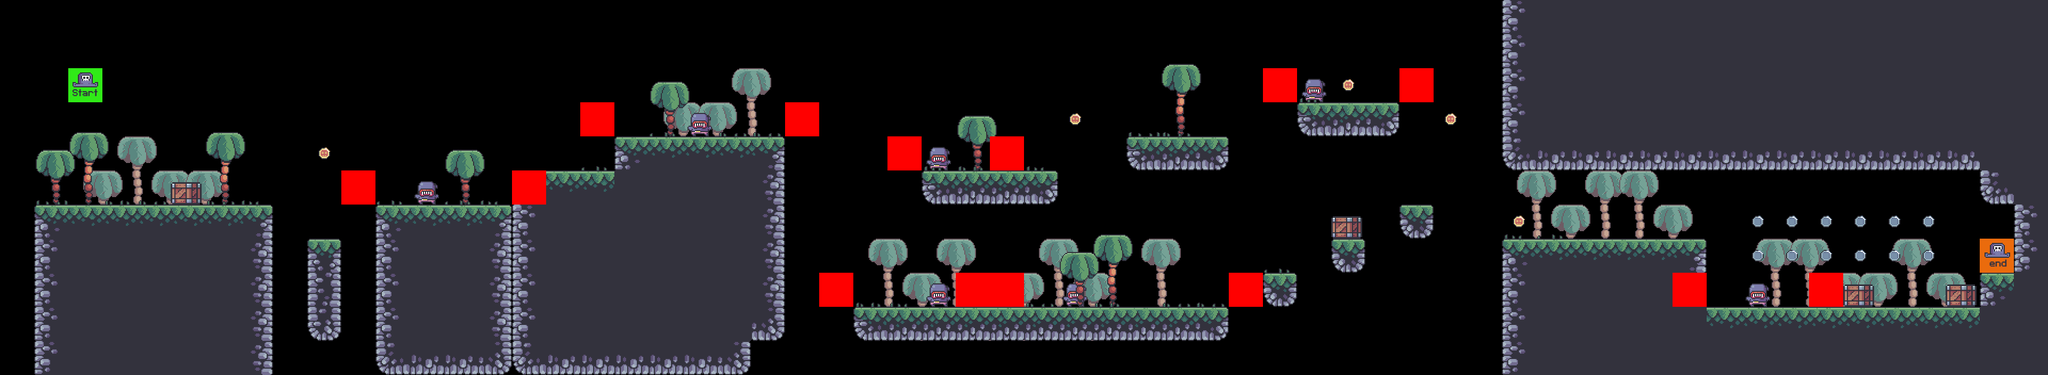

A level layout from a 2D game, rendered from its tile map. Below: a short description, then the map file with tile-grid data replaced by summaries:
An orthogonal 60x11 tile map with 64x64 px tiles, 9 tile layers (bg_palms, enemies, fg_palms, terrain, ...), 7 tilesets.

<map version="1.9" tiledversion="1.9.1" orientation="orthogonal" renderorder="right-down" width="60" height="11" tilewidth="64" tileheight="64" infinite="0" nextlayerid="11" nextobjectid="1">
 <editorsettings>
  <export target="../0/level_0..csv" format="csv" />
 </editorsettings>
 <tileset firstgid="1" source="../tilesets/terrain_tiles.tsx" />
 <tileset firstgid="17" source="../tilesets/coin_tiles.tsx" />
 <tileset firstgid="19" source="../tilesets/grass_tiles.tsx" />
 <tileset firstgid="24" source="../tilesets/palms.tsx" />
 <tileset firstgid="27" source="../tilesets/crates.tsx" />
 <tileset firstgid="28" source="../tilesets/player_tiles.tsx" />
 <tileset firstgid="30" source="../tilesets/enemy_tiles.tsx" />
 <layer id="6" name="bg_palms" width="60" height="11">
  <data>[660 cells, 26 non-empty, 1 distinct tile ids]</data>
 </layer>
 <layer id="9" name="enemies" width="60" height="11">
  <data>[660 cells, 8 non-empty, 2 distinct tile ids]</data>
 </layer>
 <layer id="5" name="fg_palms" width="60" height="11">
  <data>[660 cells, 9 non-empty, 2 distinct tile ids]</data>
 </layer>
 <layer id="1" name="terrain" width="60" height="11">
  <data>[660 cells, 264 non-empty, 16 distinct tile ids]</data>
 </layer>
 <layer id="7" name="crates" width="60" height="11">
  <data>[660 cells, 8 non-empty, 1 distinct tile ids]</data>
 </layer>
 <layer id="3" name="grass" width="60" height="11">
  <data>[660 cells, 29 non-empty, 5 distinct tile ids]</data>
 </layer>
 <layer id="10" name="constraints" width="60" height="11">
  <data>[660 cells, 14 non-empty, 1 distinct tile ids]</data>
 </layer>
 <layer id="2" name="coins" width="60" height="11">
  <data>[660 cells, 17 non-empty, 2 distinct tile ids]</data>
 </layer>
 <layer id="8" name="player" width="60" height="11">
  <data>[660 cells, 2 non-empty, 2 distinct tile ids]</data>
 </layer>
</map>
